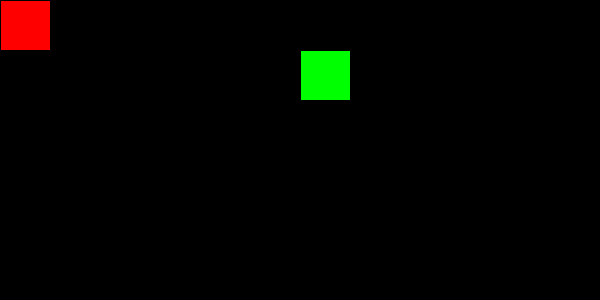
Frame 1 (no input)
Frame 60 (the mouse pressed at the canvas centre just before this capture): identical to frame 1, image omitted
Frame 120 (the mouse held since frame 60 and released just before this capture): identical to frame 1, image omitted

The Processing sketch that drew this single still picture (run headless with seeded random() and noise(); from frame 60 on, the mouse is pressed at the canvas centre):

// Processing sketch: Translate_ex1
// ── Translate_ex1.pde
void setup() {
  size(600,300);
  background(0);
}

void draw() {
  fill(255,0,0);
  rect(0,0,50,50);
  
  //The translate() function moves the origin from the upper-left corner of the screen to another location
  translate(300,50);
  fill(0,255,0);
  rect(0,0,50,50);
}
